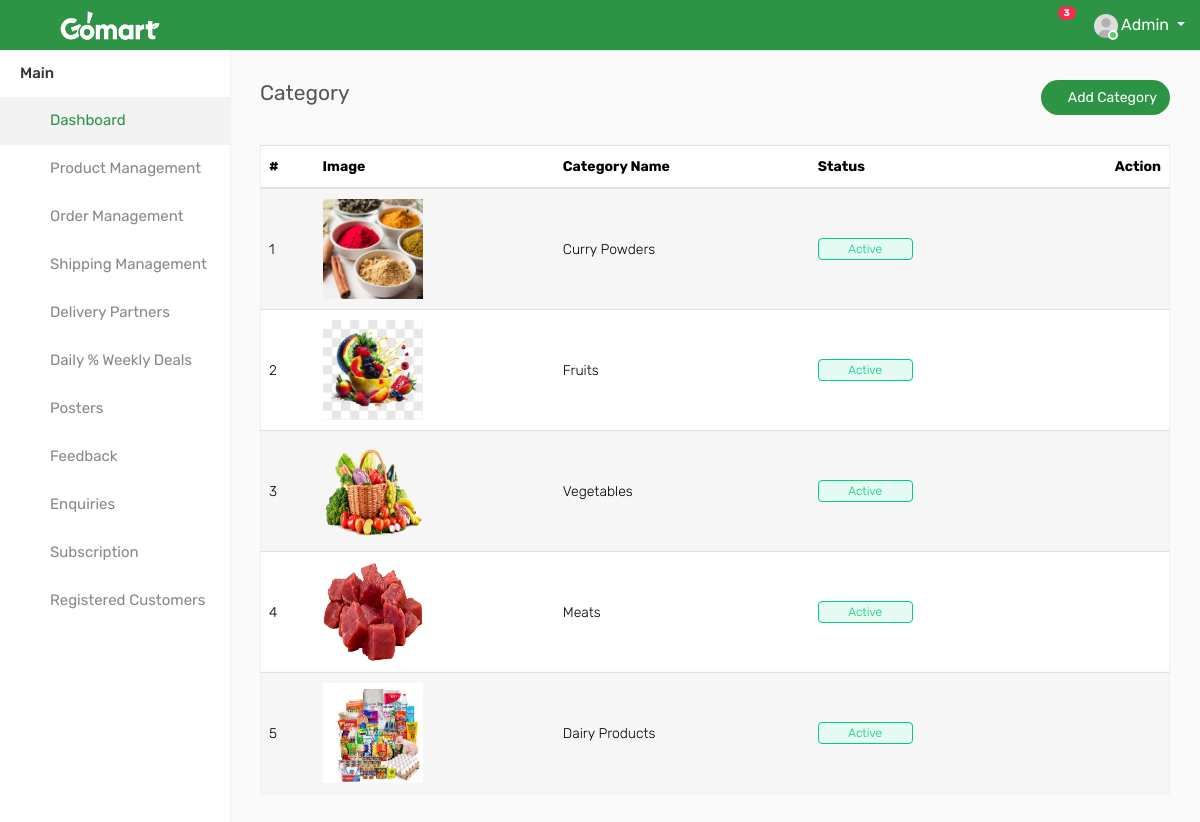
The app's page /category/ (signed in), older data.
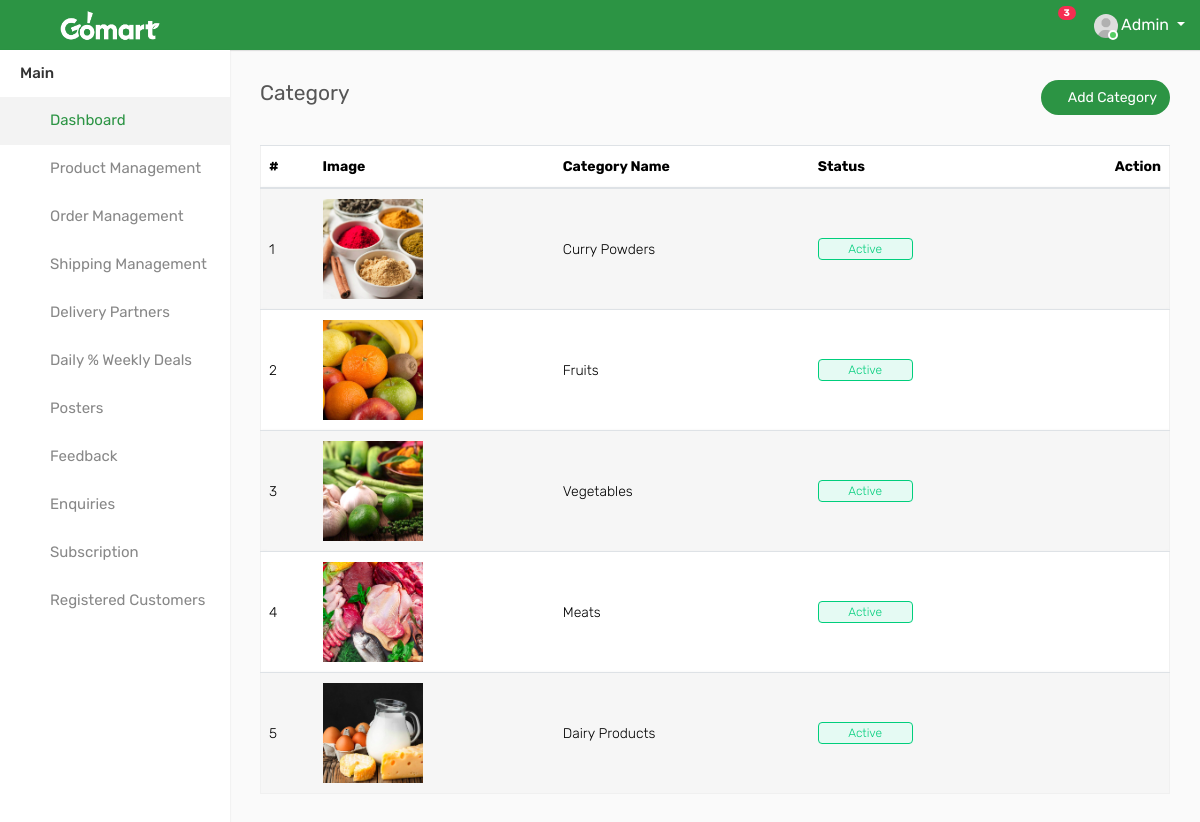
The same page, newer data.
### GoApp/models.py (models this page shows, shortened)
class tbl_Category(models.Model):
    name = models.CharField(max_length=100, unique=True)
    status = models.CharField(max_length=50, null=True)
    image = models.ImageField(upload_to="media", null=True)

### GoApp/views.py (the view)
# urls.py: path("category/", views.category),
@never_cache
@login_required(login_url='/Gomart_Admin/')
def category(request):
    d = tbl_Category.objects.all()
    return render(request, "category.html", {"d": d})

### templates/category.html (shortened to what this page needs)
{% include 'left_nav.html' %}
        <div class="page-wrapper">
            <div class="content">
                <div class="row">
                    <div class="col-sm-5 col-5">
                        <h4 class="page-title">Category</h4>
                    </div>
                    <div class="col-sm-7 col-7 text-right m-b-30">
                        <a href="/add_category" class="btn btn-primary btn-rounded"><i class="fa fa-plus"></i> Add Category</a>
                    </div>
                </div>
                <div class="row">
                    <div class="col-md-12">
                        <div class="table-responsive">
                            <table class="table table-striped custom-table mb-0 datatable">
                                <thead>
                                    <tr>
                                        <th>#</th>
                                        <th>Image</th>
                                        <th>Category Name</th>
                                        <th>Status</th>
                                        <th class="text-right">Action</th>
                                    </tr>
                                </thead>
                                <tbody>
                                {% for i in d %}
                                    <tr>
                                        <td>{{forloop.counter}}</td>
                                        <td><img src="{{i.image}}" width="100" height="100"></td>
                                        <td>{{i.name}}</td>
										<td><span class="custom-badge status-green">{{i.status}}</span></td>
                                        <td class="text-right">
                                            <div class="dropdown dropdown-action">
                                                <a href="#" class="action-icon dropdown-toggle" data-toggle="dropdown"
                                                   aria-expanded="false"><i class="fa fa-ellipsis-v"></i></a>
                                            </div>
                                        </td>
                                    </tr>
                        </div>
                        {% endfor %}

Row changes from the older to the newer data that the page shows:
changed tbl_Category "Fruits": image: picture removed, a placeholder shows
changed tbl_Category "Vegetables": image: a different picture
changed tbl_Category "Meats": image: a different picture
changed tbl_Category "Dairy Products": image: picture removed, a placeholder shows
